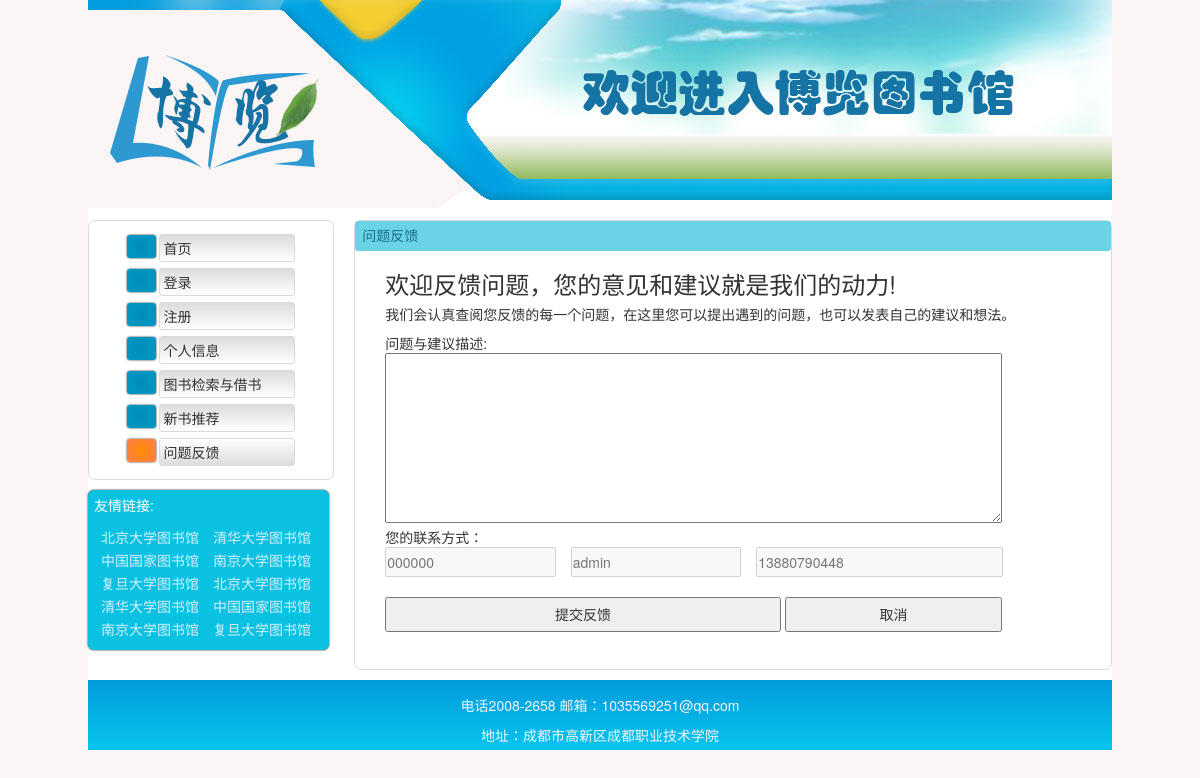
The app's page /代码/fankui.php (signed in) with its own data.
### tables this page shows
CREATE TABLE `reader` (
  `id` varchar(11) NOT NULL,
  `user_name` varchar(20) NOT NULL,
  `user_sex` varchar(1) NOT NULL,
  `is_vip` varchar(1) NOT NULL DEFAULT '否',
  `user_pw` varchar(32) NOT NULL,
  `user_type` int(1) NOT NULL DEFAULT '0',
  `user_tel` varchar(11) NOT NULL
);

### 代码/manage/mainClass.php (called while the page is built, shortened)
<?php
class database
{
    private $conn;
    public function __construct()
    {
        $dsn = "mysql:host=localhost;dbname=lms";
        try {
            $this->conn = new PDO($dsn, 'root', '');
            $this->conn->query("set names utf8");
        } catch (PDOException $e) {
            exit("连接数据库错误:" . $e->getMessage());
        }
    }
    public function owner_information($id)
    {
        $sth = $this->conn->prepare("SELECT r.*,u.type,u.max_num FROM reader r LEFT JOIN user_type u on r.user_type = u.id WHERE  r.id=$id");
        $sth -> execute();
        return $sth -> fetchAll(PDO::FETCH_ASSOC);
    }
}

### 代码/fankui.php (the view, shortened to what this page needs)
<!DOCTYPE html>
<html lang="en">
<head>
    <link rel="stylesheet" href="./css/reset.css">
    <link rel="stylesheet" type="text/css" href="css/bootstrap.min.css">
</head>
<body>
<div class="wrap clean_fix">
    <header>
        <h1><span>欢迎进入博览图书馆官网</span></h1>
    </header>
    <div class="main clean_fix">
        <section class="aside_nav clean_fix">
            <div class="box">
                <ul class="na">
                    <li><span></span><a href="index.php">首页</a></li>
                    <li><span></span><a href="login.html">登录</a></li>
                    <li><span></span><a href="reg.html">注册</a></li>
                    <li><span></span><a href="own.php">个人信息</a></li>
                    <li><span></span><a href="borrow.php">图书检索与借书</a></li>
                    <li><span></span><a href="new_book.php">新书推荐</a></li>
                    <li id="action"><span></span><a href="fankui.php">问题反馈</a></li>
                </ul>
            </div>
            <ul class="friend_links clean_fix">
                <p class="font">友情链接:</p>
                <li><a href="#">北京大学图书馆</a></li>
                <li><a href="#">清华大学图书馆</a></li>
                <li><a href="#">中国国家图书馆</a></li>
                <li><a href="#">南京大学图书馆</a></li>
                <li><a href="#">复旦大学图书馆</a></li>
                <li><a href="#">北京大学图书馆</a></li>
                <li><a href="#">清华大学图书馆</a></li>
                <li><a href="#">中国国家图书馆</a></li>
                <li><a href="#">南京大学图书馆</a></li>
                <li><a href="#">复旦大学图书馆</a></li>
            </ul>
        </section>
        <section class="g-right clean_fix">
            <div class="library_Terse" style="height: 450px">
                <div class="title">
                    <p>问题反馈</p>
                </div>
                <div class="main">
            <form style="margin: 12px 0 0 30px;" onclick="return false">
                <h3>欢迎反馈问题，您的意见和建议就是我们的动力!</h3>
                <h5>我们会认真查阅您反馈的每一个问题，在这里您可以提出遇到的问题，也可以发表自己的建议和想法。</h5>
                <li>问题与建议描述:</li>
                <textarea style="width: 85%;height: 170px;" id="nr"></textarea><br>
                <li>您的联系方式：</li>
                <li>
                    <?php
                    $id=$_SESSION['login'];
                    include './manage/mainClass.php';
                    $db = new database();
                    $res = $db->owner_information($id);
                    ?>
                    <input style="width: 23.5%" type="text" class="inp"  disabled="disabled" placeholder="<?php echo $res[0]['id']; ?>">
                    <input style="width: 23.5%" type="text"  class="inp" user_name="<?php echo $res[0]['user_name']; ?>" disabled="disabled" placeholder="<?php echo $res[0]['user_name']; ?>">
                <input style="width: 34%" type="number" class="inp" disabled="disabled" placeholder="<?php echo $res[0]['user_tel']; ?>">
                </li>
                <li class="butt">
                <button style="width: 54.5%;height:35px;" class="fankui" userid="<?php echo $res[0]['id']; ?>"
                        user_name="<?php echo $res[0]['user_name']; ?>"
                >提交反馈</button>
                <input style="width: 30%;height:35px;" class="butto" type="reset" value="取消">
                </li>
            </form>
                </div>
            </div>
        </section>
    </div>
    <footer>
       <p style="text-align: center ;color: whitesmoke;padding-top: 15px;" >电话2008-2658    邮箱：1035569251@qq.com</p>
        <p style="text-align: center; color: whitesmoke">地址：成都市高新区成都职业技术学院</p>
    </footer>
</div>
</body>
</html>

### 代码/fankui.php (style rules this page uses)
body { background-color:#fbf5f5 ; }
.clean_fix { *zoom: 1; }
.clean_fix:after { content: ''; display: table; clear: both; }
.wrap { background-color: white; width: 100%; max-width: 1024px; height: 100%; margin: auto; }
h1 { -webkit-margin-before: 0; -webkit-margin-after: 0; margin: 0; width: 100%; height: 210px; background-image: url("./img/logo.jpg"); background-repeat: no-repeat; }
.aside_nav { width: 24%; float: left; margin: 10px 0; }
.box { border: 1px solid #dadada; border-radius: 7px; padding: 7px 0; }
.aside_nav .na { position: relative; width: 70%; margin: auto; }
.aside_nav .na span { display: block; width: 29px; height: 22.8px; border-radius: 3px; position: absolute; background-color: #008cba; background: radial-gradient(circle farthest-corner, #008cba, #0099c3); box-shadow: 0px 0px 2px #000; left: -33px; top: 0; }
.aside_nav .na li { list-style-type: none; width: 80%; padding: 3px 0 3px 4px; margin: 6px 0 6px 33px; border: 1px #dadada solid; border-radius: 3px; background: linear-gradient(180deg, gainsboro, white); position: relative; }
.aside_nav .na li a { text-decoration: none; color: #333; }
.friend_links { background-color: #0ac1e1; width: 98%; margin-top: 10px; border-radius: 6px; box-shadow: 0px 0px 2px #000; padding: 5px 0 10px 6px; }
.friend_links li { float: left; padding:2px 7px 1px 7px; }
.friend_links li a { text-decoration: none; color: #d7effa; }
.font { color: white; }
.g-right { float: right; margin-left: 1%; width: 74%; }
.g-right > div { float: left; width: 100%; height: 380px; border: 1px solid #dadada; border-radius: 7px; margin: 10px 0; }
.g-right .title { height: 30px; border-radius: 3px; padding:4px 0 0 7px; color: #1b6d85; background-color: #6ad4e6; }
.na>li>a { display: block; width: 100%; }
footer { height: 70px; background: linear-gradient(180deg, #039bdc, #04c5ee); }
.butt { margin: 20px 0; }
.inp { height: 30px; margin-right: 11px; }
#action span { background: radial-gradient(circle farthest-corner, darkorange, coral); box-shadow: 0px 0px 2px #000; }
#action { background: linear-gradient(180deg, white, gainsboro); }

### records on screen
reader: id "000000", user_name "admin", user_tel "13880790448"
